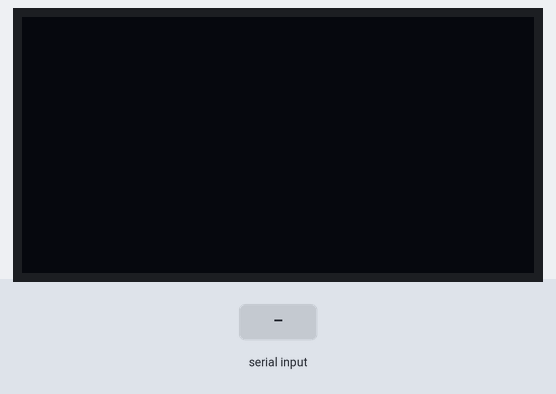
This sketch was run on a simulated Arduboy, built with avr-gcc and run on an emulated ATmega32U4. Parts: 128×64 one-colour display. The inputs (shaded band) are chosen by the test bench. What the sketch prints to the serial monitor is not drawn.

Above: at 2.8 s.
2.9 s: "1\n" received over Serial
4.5 s: "0\n" received over Serial
At 6.2 s:
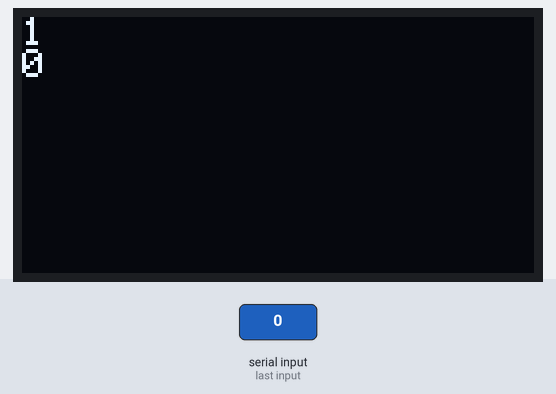
6.5 s: "2\n" received over Serial
At 8.0 s:
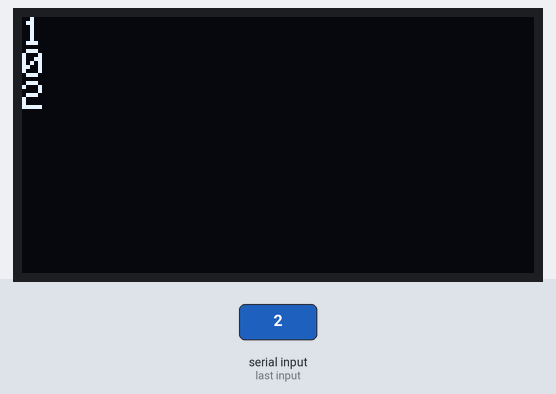
Timing chart, 0 to 9.5 s (numbered marks = the images above; inputs shaded):
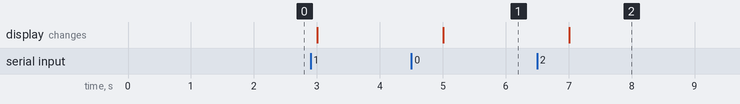

Measured:
- after the input at 4.5 s, the display: changes after 0.51 s (image 1)
- after the input at 6.5 s, the display: changes after 0.51 s (image 2)

The sketch:

MultiplayerTest.ino
```cpp
#include <SPI.h>
#include <EEPROM.h>
#include <Arduboy.h>

Arduboy arduboy;

void setup() {
  Serial.begin(9600);

  arduboy.start();
  arduboy.setFrameRate(60);
  arduboy.display();
}

void loop() {
  // Check if there are bytes on the Serial port
  if (Serial.available() > 0) {
    // Print the received text on the screen
    arduboy.println(Serial.readStringUntil('\n'));
    arduboy.display();
  }

  // Send text to the other Arduboys
  Serial.println("test");

  delay(1000);
}
```
